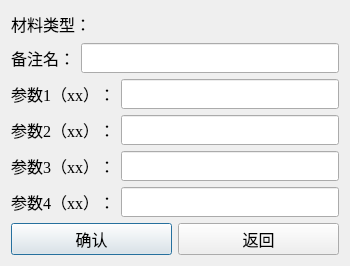
<?xml version="1.0" encoding="UTF-8"?>
<ui version="4.0">
 <class>win_mat</class>
 <widget class="QDialog" name="win_mat">
  <property name="geometry">
   <rect>
    <x>0</x>
    <y>0</y>
    <width>350</width>
    <height>266</height>
   </rect>
  </property>
  <property name="minimumSize">
   <size>
    <width>350</width>
    <height>266</height>
   </size>
  </property>
  <property name="maximumSize">
   <size>
    <width>350</width>
    <height>266</height>
   </size>
  </property>
  <property name="font">
   <font>
    <family>Times New Roman</family>
    <pointsize>12</pointsize>
   </font>
  </property>
  <property name="windowTitle">
   <string>定义备选材料</string>
  </property>
  <property name="windowIcon">
   <iconset resource="../resource_rc/resource.qrc">
    <normaloff>:/插图/N.png</normaloff>:/插图/N.png</iconset>
  </property>
  <layout class="QVBoxLayout" name="verticalLayout">
   <item>
    <widget class="QLabel" name="label">
     <property name="maximumSize">
      <size>
       <width>16777215</width>
       <height>30</height>
      </size>
     </property>
     <property name="text">
      <string>材料类型：</string>
     </property>
    </widget>
   </item>
   <item>
    <layout class="QHBoxLayout" name="horizontalLayout_2">
     <item>
      <widget class="QLabel" name="label_6">
       <property name="text">
        <string>备注名：</string>
       </property>
      </widget>
     </item>
     <item>
      <widget class="QLineEdit" name="lineEdit_5">
       <property name="minimumSize">
        <size>
         <width>0</width>
         <height>30</height>
        </size>
       </property>
       <property name="inputMask">
        <string/>
       </property>
      </widget>
     </item>
    </layout>
   </item>
   <item>
    <layout class="QGridLayout" name="gridLayout">
     <item row="0" column="0">
      <widget class="QLabel" name="label_2">
       <property name="text">
        <string>参数1（xx）：</string>
       </property>
      </widget>
     </item>
     <item row="0" column="1">
      <widget class="QLineEdit" name="lineEdit">
       <property name="minimumSize">
        <size>
         <width>0</width>
         <height>30</height>
        </size>
       </property>
      </widget>
     </item>
     <item row="1" column="0">
      <widget class="QLabel" name="label_3">
       <property name="text">
        <string>参数2（xx）：</string>
       </property>
      </widget>
     </item>
     <item row="1" column="1">
      <widget class="QLineEdit" name="lineEdit_2">
       <property name="minimumSize">
        <size>
         <width>0</width>
         <height>30</height>
        </size>
       </property>
      </widget>
     </item>
     <item row="2" column="0">
      <widget class="QLabel" name="label_4">
       <property name="text">
        <string>参数3（xx）：</string>
       </property>
      </widget>
     </item>
     <item row="2" column="1">
      <widget class="QLineEdit" name="lineEdit_3">
       <property name="minimumSize">
        <size>
         <width>0</width>
         <height>30</height>
        </size>
       </property>
      </widget>
     </item>
     <item row="3" column="0">
      <widget class="QLabel" name="label_5">
       <property name="text">
        <string>参数4（xx）：</string>
       </property>
      </widget>
     </item>
     <item row="3" column="1">
      <widget class="QLineEdit" name="lineEdit_4">
       <property name="minimumSize">
        <size>
         <width>0</width>
         <height>30</height>
        </size>
       </property>
      </widget>
     </item>
    </layout>
   </item>
   <item>
    <layout class="QHBoxLayout" name="horizontalLayout">
     <item>
      <widget class="QPushButton" name="pushButton">
       <property name="minimumSize">
        <size>
         <width>0</width>
         <height>30</height>
        </size>
       </property>
       <property name="text">
        <string>确认</string>
       </property>
      </widget>
     </item>
     <item>
      <widget class="QPushButton" name="pushButton_2">
       <property name="minimumSize">
        <size>
         <width>0</width>
         <height>30</height>
        </size>
       </property>
       <property name="text">
        <string>返回</string>
       </property>
      </widget>
     </item>
    </layout>
   </item>
  </layout>
 </widget>
 <resources>
  <include location="../resource_rc/resource.qrc"/>
 </resources>
 <connections/>
</ui>
